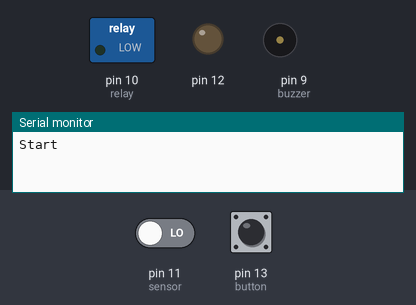
This sketch was run on a simulated Arduino Uno, built with avr-gcc and run on an emulated ATmega328P. Parts: switched loads named in the sketch (green lamp = pin HIGH), output pins drawn as LEDs (lit = HIGH), buzzer (waves = sounding, pin HIGH), the last lines printed to the serial monitor. The inputs (shaded band) are chosen by the test bench; at power-on: pin 11 (sensor) LOW, pin 13 (button) HIGH.

Above: at 1.2 s.
1.3 s: pin 11 (sensor) driven HIGH
4.3 s: pin 11 (sensor) driven LOW
At 5.2 s:
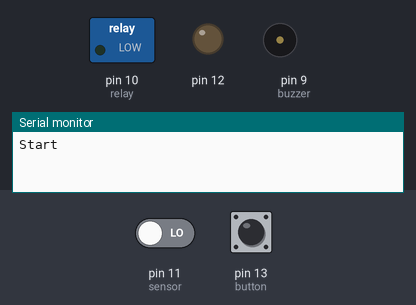
7.3 s: pin 13 (button) pulled LOW for 0.15 s
At 8.5 s:
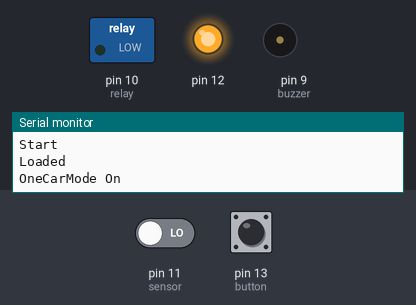
8.9 s: pin 11 (sensor) driven HIGH
At 9.9 s:
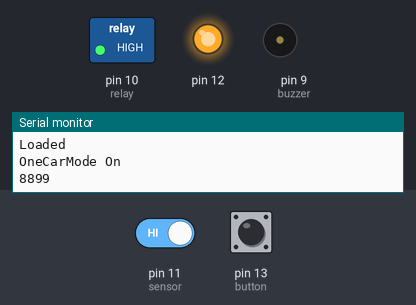
Timing chart, 0 to 11.4 s (numbered marks = the images above; inputs shaded):
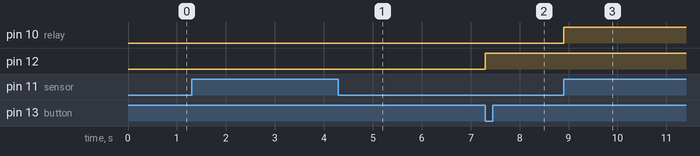

Measured:
- after the input at 1.3 s, every drawn part: stays the same
- after the input at 4.3 s, pin 10 (relay): stays LOW (without the input it goes to HIGH after 2.0 s)
- after the input at 7.3 s, pin 12: LOW → HIGH at once
- after the input at 8.9 s, pin 10 (relay): LOW → HIGH at once

The sketch:

CarSystemController.ino
```cpp
//Version 1
unsigned long last_round1 = 0;
unsigned long last_round2 = 0;
unsigned long round_counted = 0;
unsigned long roundlast = 0;
unsigned long lastbutton = 0;

byte onecarmode = 0; //0-off;1-on
byte load = 0;

int sensor = 11;
int  relay = 10;
int buzzer = 9;
int button = 13;


void setup() {
  Serial.begin(9600);
  pinMode(sensor, INPUT);
  pinMode(button, INPUT_PULLUP);
  pinMode(relay, OUTPUT);
  pinMode(buzzer, OUTPUT);
  pinMode(12, OUTPUT);
  digitalWrite(relay, LOW);//High
  digitalWrite(buzzer, LOW);
  digitalWrite(12, LOW);
  Serial.println("Start");
}

void loop()
{
  //Turn On
  if (((digitalRead(button) == LOW) && (onecarmode == 0)) && (lastbutton < millis())) {
    digitalWrite(12, HIGH);
    lastbutton = (millis() + 2000);
    Serial.println("OneCarMode On");
    onecarmode = 1;
  }

  //Turn Off
  if (((digitalRead(button) == LOW) && (onecarmode == 1)) && (lastbutton < millis())) {
    digitalWrite(12, LOW);
    lastbutton = (millis() + 2000);
    Serial.println("OneCarMode Off");
     onecarmode = 0;
  }

  if (((millis() - roundlast) >= round_counted) && (round_counted != 0)) {
    Serial.println((millis() - roundlast));
    digitalWrite(buzzer, HIGH);
  } else {
    digitalWrite(buzzer, LOW);
  }


  if ((((digitalRead(sensor) == HIGH) && (load == 0)))&&(onecarmode==0)) {
    delay(5000);
    Serial.println("Loaded");
    load = 1;

  }

  if ((digitalRead(sensor) == HIGH) && (((load == 1)||(onecarmode==1))))
  {
    if ((last_round2 == 0) && (last_round1 != 0)) {
      last_round2 = millis();
      Serial.println(last_round2);
    }

    if (last_round1 == 0) {
      last_round1 = millis();
      Serial.println(last_round1);
    }

    if ((last_round2 != 0) && (last_round1 != 0) && (round_counted == 0)) {
      round_counted = (((last_round2) - (last_round1)) + 5000);
      Serial.println(round_counted);
    }
    roundlast = millis();
    if (onecarmode == 0) {
      digitalWrite(relay, HIGH);//Low
      delay(2000);
      digitalWrite(relay, LOW);//High
      delay(10000);
    }else {
      digitalWrite(relay, HIGH);//Low
      delay(10000);
    }

  } else
  {


  }
}
```
